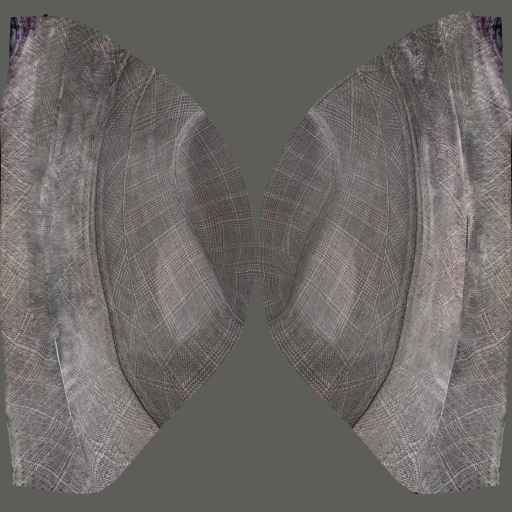
#> input picture app/src/main/assets/ph/proxies/clothes_fedora01_fedora.png, 1024 x 1024 px (shown at 1/2 size)
$ python -i build_assets.py   (imports and definitions only)
#> lines starting #> are read from the running program, lines starting #| are printed output that depends on the picture
#!/usr/bin/env python3
"""PocketHuman asset builder.

Converts the CC0 MakeHuman / MPFB2 data into compact files the app loads:
  base mesh, morph targets, slider definitions, Mixamo rig + weights,
  proxies (eyes, eyebrows, eyelashes, teeth, tongue, hair), skins.

usage: build_assets.py MPFB2_REPO SYSTEM_ASSETS_DIR SKINS01_DIR OUT_DIR
All inputs are CC0 (see https://static.makehumancommunity.org/about/license.html).
"""
import sys, os, gzip, json, struct, io, re, glob
import numpy as np
from PIL import Image
from pathlib import Path
from build_age_targets import build_age_targets

# [1 line that did not run here, left out]
FACEUNITS = sys.argv[5] if len(sys.argv) > 5 else None   # faceunits01 pack (ARKit-style), CC0
# [1 line that did not run here, left out]
# [1 line not run here, left out]
def out(*p): return os.path.join(OUT, *p)

# Youth body macros are built into a separate pack. Leave youth detail targets out of the main pack.
def adult_ok(name):
    return not re.search(r'(^|[-_/])(baby|child)([-_.]|$)', name)

# ---------------------------------------------------------------- obj reader
# [30 lines left out: functions read_obj, unweld, not called in this run]

# ---------------------------------------------------------------- base mesh
# [1 line that did not run here, left out]
# [1 line not run here, left out]
# [1 line that did not run here, left out]
# [1 line that did not run here, left out]
# [1 line that did not run here, left out]
# [5 lines not run here, left out]
# MakeHuman's own male genital piece (a hidden helper in the base mesh, CC0); shown only with adult anatomy on
# [1 line that did not run here, left out]
# [9 lines not run here, left out]

# ---------------------------------------------------------------- targets
# [8 lines left out: function read_target, not called in this run]
# [1 line that did not run here, left out]
index = {}; blob = io.BytesIO()
skipped = 0
# [9 lines not run here, left out]
arkit = []
# [16 lines not run here, left out]
groups_out = []; missing = []
# [19 lines not run here, left out]
units = sorted({n.split('/')[-1] for n in index if n.startswith('expression/units/')})
# [6 lines not run here, left out]
# [1 line that did not run here, left out]
# parents before children
order = []
# [5 lines left out: function visit, not called in this run]
# [1 line not run here, left out]
def loc(spec):
    if spec['strategy'] == 'CUBE': return {'verts': [v for a, b_ in vg[spec['cube_name']] for v in range(a, b_ + 1)]}
    return {'verts': spec['vertex_indices']}
bones = [{'name': n, 'parent': order.index(rig[n]['parent']) if rig[n].get('parent') else -1, 'head': loc(rig[n]['head']), 'tail': loc(rig[n]['tail'])} for n in order]
# [1 line that did not run here, left out]
# [4 lines not run here, left out]
# [1 line that did not run here, left out]
# [4 lines not run here, left out]

# ---------------------------------------------------------------- materials, textures
# [49 lines left out: functions read_mhmat, save_tex, read_mhclo, not called in this run]

proxies = []
# [34 lines left out: function add_proxy, not called in this run]
# [8 lines not run here, left out]

# ---------------------------------------------------------------- skins
skins = []
# [1 line not run here, left out]
from scipy.ndimage import gaussian_filter, sobel
def detail_normal(src, dst_name, size=1024, strength=2.5):
    """Skin packs have no normal maps: make a gentle one from the colour texture's fine detail (pores, creases)."""
#> called with dst_name = 'out.png', size = 1024, strength = 2.5
    im = np.asarray(Image.open(src).convert('L').resize((size, size), Image.LANCZOS), np.float32) / 255.
    h = im - gaussian_filter(im, 6)
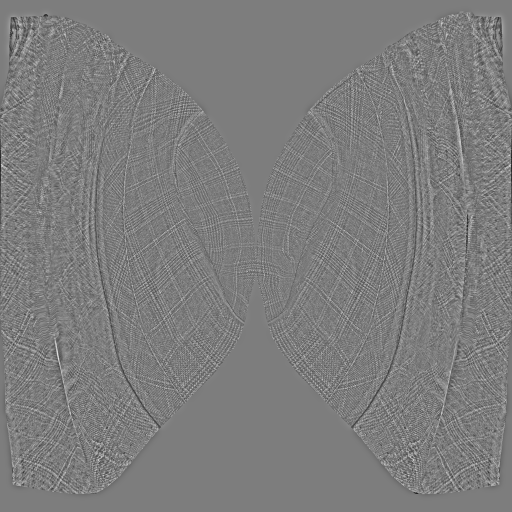
#> h: shape (1024, 1024) float32 (shown at 1/2 size); min -0.403, max 0.416, mean -2.53e-12; drawn with min black and max white
    nx = -sobel(h, 1) * strength; ny = -sobel(h, 0) * strength
#> after `nx = -sobel(h, 1) * strength`:
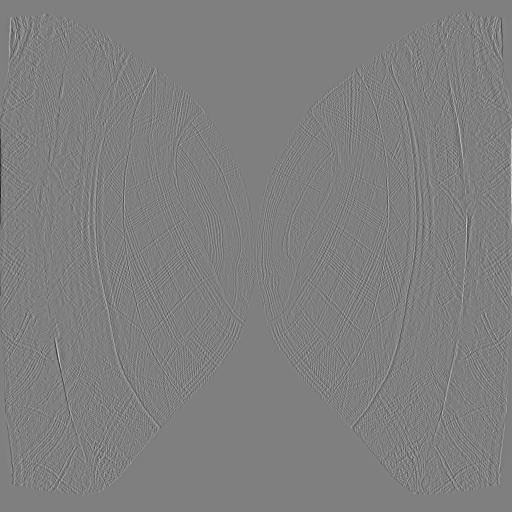
#> nx: shape (1024, 1024) float32 (shown at 1/2 size); min -6.16, max 6.16, mean 1.31e-05; drawn with min black and max white
#> after `ny = -sobel(h, 0) * strength`:
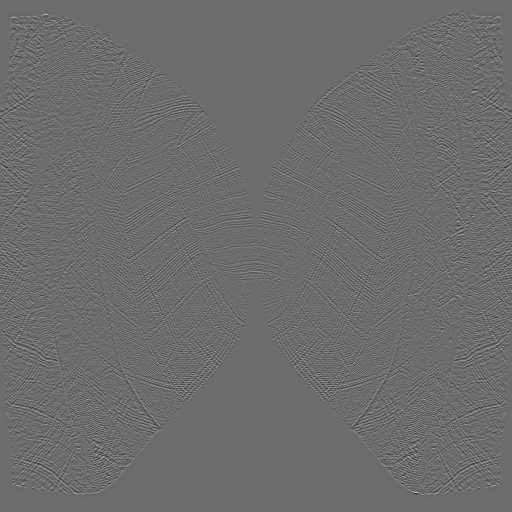
#> ny: shape (1024, 1024) float32 (shown at 1/2 size); min -3.99, max 5.32, mean -1.63e-09; drawn with min black and max white
    n = np.stack([nx, -ny, np.ones_like(nx)], -1); n /= np.linalg.norm(n, axis=-1, keepdims=True)
#> after `n = np.stack([nx, -ny, np.ones_like(nx)], -1)`:
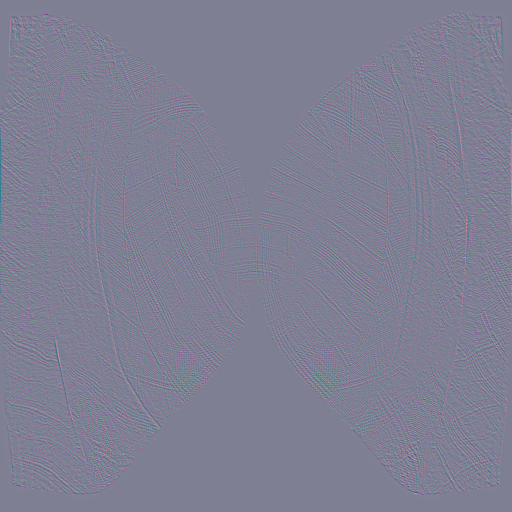
#> n: shape (1024, 1024, 3) float32 (shown at 1/2 size); mean of channels 0, 1, 2 1.31e-05, 1.09e-09, 1; drawn with min black and max white
#> after `n /= np.linalg.norm(n, axis=-1, keepdims=True)`:
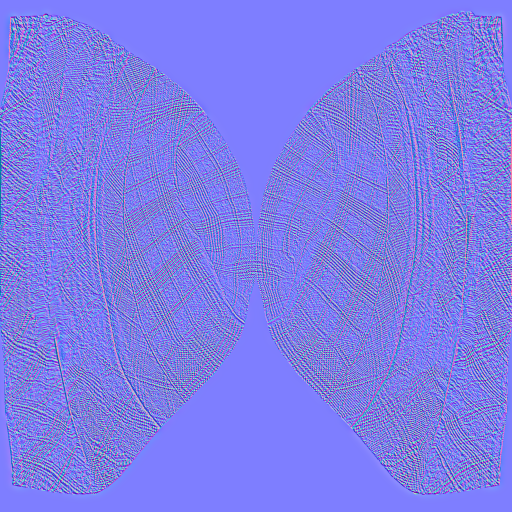
#> n: shape (1024, 1024, 3) float32 (shown at 1/2 size); mean of channels 0, 1, 2 -0.000311, -0.000348, 0.837; drawn with min black and max white
    Image.fromarray(((n * 0.5 + 0.5) * 255).astype(np.uint8)).save(out(dst_name + '.jpg'), quality=90)
    return dst_name + '.jpg'
# [7 lines left out: function tags, not called in this run]
# [1 line that did not run here, left out]
# [15 lines not run here, left out]


# ---------------------------------------------------------------- genital detail layer (from a CC0 skins01 skin)
# Stored as colour ratios against the skin's own smoothed tone, so it can be laid onto any skin colour.
# [20 lines left out: function build_genital_detail, not called in this run]
# [1 line not run here, left out]

#> (the run stopped early here; a loop or call above may not have finished)
